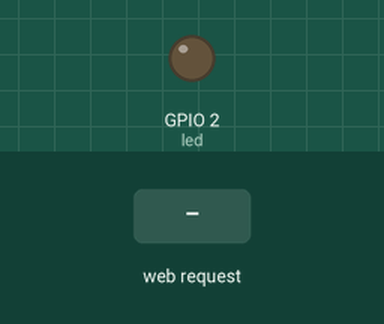
A program run on a simulated ESP32 board running MicroPython. On the bench: output pins drawn as LEDs (lit = HIGH). The test bench sets the inputs (shaded band). WiFi joins after 1.5 s; what the program prints to the serial console is not drawn.

Above: at 2.7 s.
2.8 s: HTTP request GET /?led=off received
At 3.5 s:
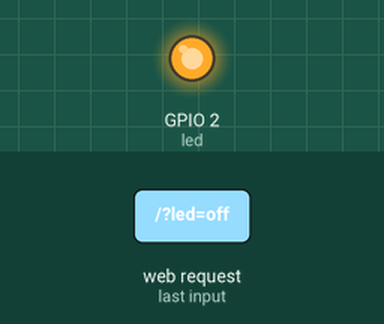
4.3 s: HTTP request GET /?led=on received
At 4.6 s:
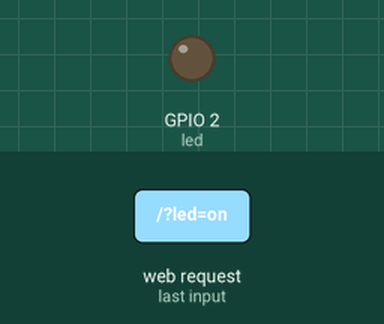
Timing chart, 0 to 7.3 s (numbered marks = the images above; inputs shaded):
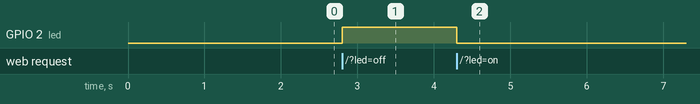

The program:

main.py
```python
# main.py — iPhone-friendly MicroPython HTTP server (line-by-line header read)

import socket
from machine import Pin

# On-board LED (GPIO2 on many ESP8266/ESP32 boards; change if needed)
led = Pin(2, Pin.OUT)

def web_page():
    state = "OFF" if led.value() == 1 else "ON"
    return """<!doctype html>
<html>
<head>
  <meta charset="utf-8">
  <title>ESP Web Server</title>
  <meta name="viewport" content="width=device-width,initial-scale=1">
  <link rel="icon" href="data:,">
  <style>
    html{font-family:Helvetica,Arial,sans-serif;display:inline-block;margin:0 auto;text-align:center}
    h1{color:#0F3376;padding:2vh}
    p{font-size:1.2rem}
    .button{display:inline-block;background:#e7bd3b;border:none;border-radius:4px;color:#fff;padding:14px 32px;text-decoration:none;font-size:24px;margin:4px;cursor:pointer}
    .button2{background:#4286f4}
  </style>
</head>
<body>
  <h1>ESP Web Server</h1>
  <p>GPIO state: <strong>""" + state + """</strong></p>
  <p><a href="/?led=on"><button class="button">ON</button></a></p>
  <p><a href="/?led=off"><button class="button button2">OFF</button></a></p>
</body>
</html>"""

def _sendall(sock, data):
    # MicroPython's send() can be partial; loop until all bytes are written
    if isinstance(data, str):
        data = data.encode("utf-8")
    mv = memoryview(data)
    total = 0
    n = len(mv)
    while total < n:
        sent = sock.send(mv[total:])
        if sent is None:
            continue
        total += sent

def serve(port=80):
    addr = socket.getaddrinfo("0.0.0.0", port)[0][-1]
    s = socket.socket()
    try:
        s.setsockopt(socket.SOL_SOCKET, socket.SO_REUSEADDR, 1)
    except Exception:
        pass
    s.bind(addr)
    s.listen(2)
    print("HTTP listening on :{}".format(port))

    while True:
        cl, remote = s.accept()
        try:
            cl.settimeout(3)
            # --- Read request headers line-by-line (Arduino-style) ---
            cl_file = cl.makefile("rwb", 0)
            request_line = None
            while True:
                line = cl_file.readline()
                if not line:
                    break
                if request_line is None:
                    request_line = line  # e.g. b"GET /path?x=1 HTTP/1.1\r\n"
                # end of headers is a blank line
                if line == b"\r\n":
                    break

            if not request_line:
                cl.close()
                continue

            # --- Parse method & path (minimal) ---
            try:
                parts = request_line.decode("utf-8", "ignore").strip().split()
                method = parts[0]
                path = parts[1] if len(parts) > 1 else "/"
            except Exception:
                method, path = "GET", "/"

            # iOS Safari often requests /favicon.ico; respond quickly
            if path.startswith("/favicon.ico"):
                _sendall(cl, "HTTP/1.1 204 No Content\r\nConnection: close\r\n\r\n")
                cl.close()
                continue

            # LED actions via query string
            if "/?led=on" in path:
                led.value(0)
            elif "/?led=off" in path:
                led.value(1)

            body = web_page().encode("utf-8")
            headers = (
                "HTTP/1.1 200 OK\r\n"
                "Content-Type: text/html; charset=utf-8\r\n"
                "Content-Length: {length}\r\n"
                "Connection: close\r\n"
                "Cache-Control: no-cache\r\n"
                "\r\n"
            ).format(length=len(body)).encode("utf-8")

            try:
                cl.settimeout(10)  # give time to flush to Safari
            except Exception:
                pass

            _sendall(cl, headers)
            _sendall(cl, body)

        except Exception as e:
            try:
                _sendall(
                    cl,
                    "HTTP/1.1 500 Internal Server Error\r\n"
                    "Content-Type: text/plain; charset=utf-8\r\n"
                    "Connection: close\r\n\r\n"
                    "Internal error: {}\n".format(e),
                )
            except Exception:
                pass
        finally:
            try:
                cl.close()
            except Exception:
                pass

if __name__ == "__main__":
    serve(80)
```

boot.py
```python
# boot.py — Wi-Fi connect + quiet boot (works on ESP8266/ESP32)

import network, gc

# (Optional) silence ROM debug on some ports
try:
    import esp
    esp.osdebug(None)
except Exception:
    pass

SSID = "XYZ WIFI - 2.4Ghz"
PASSWORD = "XYZ"

wlan = network.WLAN(network.STA_IF)
wlan.active(True)

# (Optional ESP32) reduce latency by disabling Wi-Fi power save
try:
    wlan.config(pm=0)
except Exception:
    pass

if not wlan.isconnected():
    wlan.connect(SSID, PASSWORD)
    # simple wait
    import time
    for _ in range(60):  # ~6s
        if wlan.isconnected():
            break
        time.sleep(0.1)

print("WiFi:", "connected" if wlan.isconnected() else "not connected")
if wlan.isconnected():
    print("ifconfig:", wlan.ifconfig())

gc.collect()
```

Measured:
- after the input at 2.8 s, GPIO 2 (led): LOW → HIGH at once
- after the input at 4.3 s, GPIO 2 (led): HIGH → LOW at once
